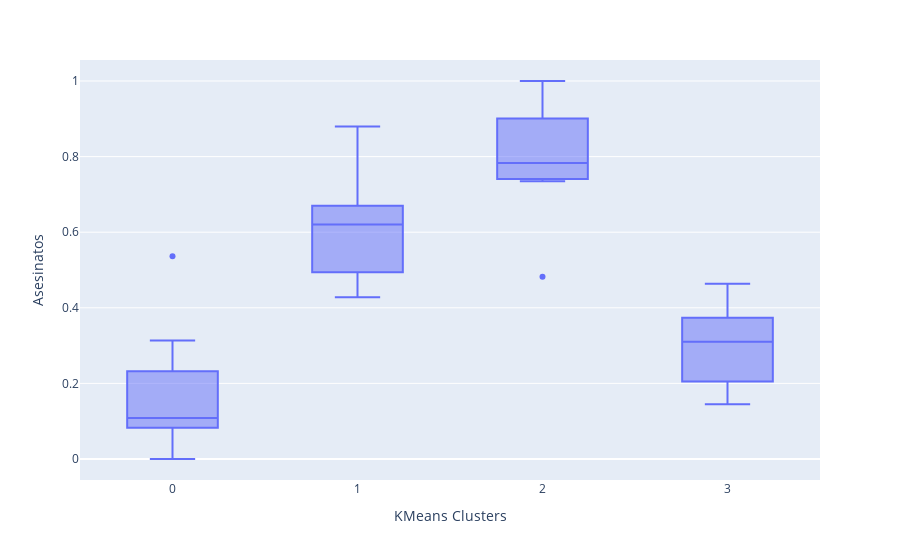
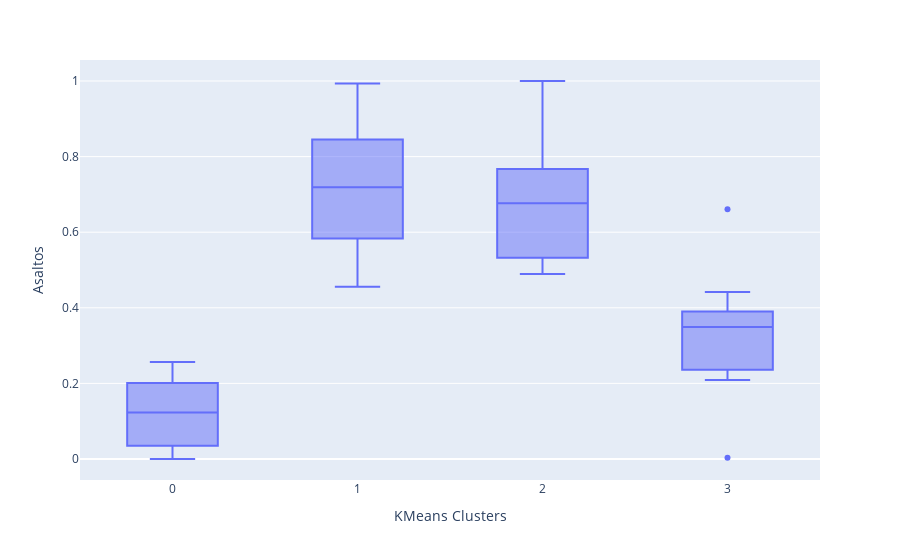
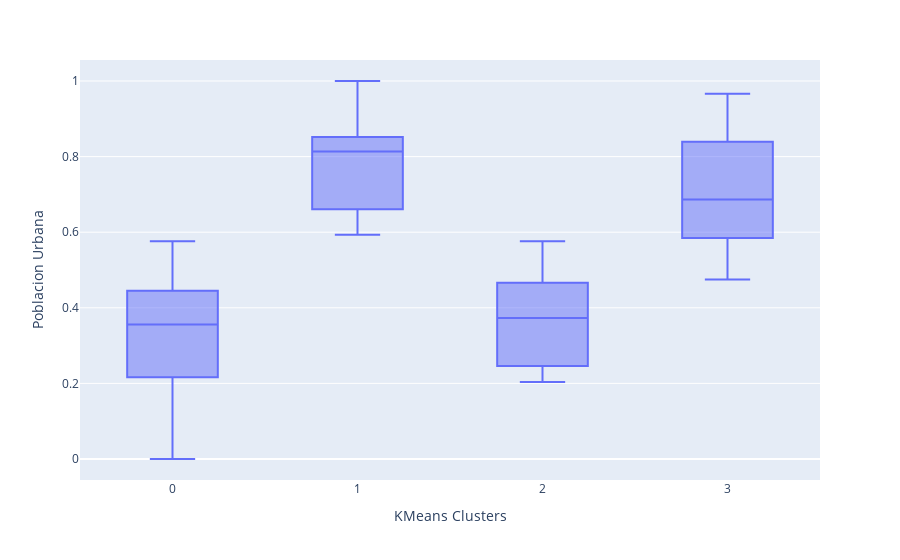
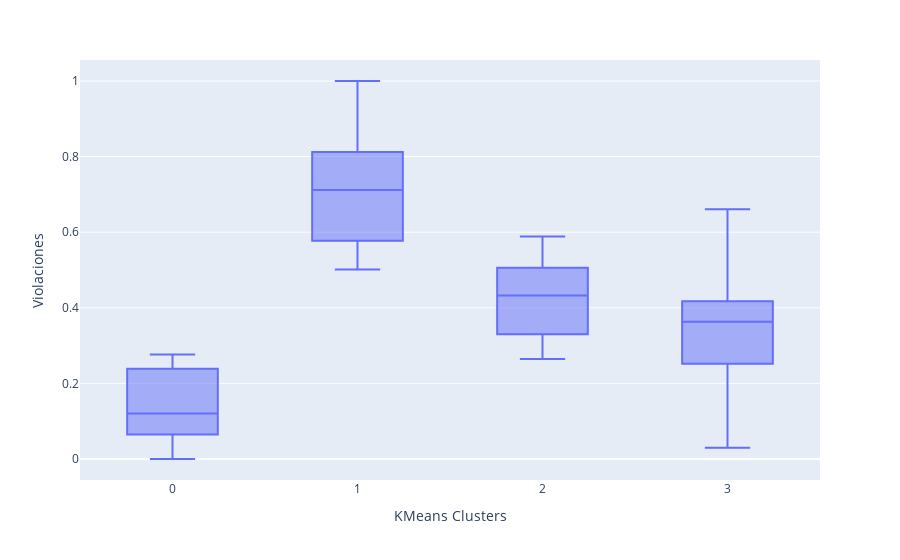

Notebook cell for these charts, in order:
### Markdown cell above
4. Interpretación de Resultados y Validación del Modelo: 
* Interpretar los clusters y verificar si representan zonas de "alta" y "baja peligrosidad". Explicar qué representa cada cluster y la calidad de la agrupación basada en las métricas.

### Code cell
for crimen in columns:
  fig = px.box(df_crimenes_norm, x="KMeans Clusters", y=crimen)
  fig.show()

### Figure 1 — Plotly figure (JSON) as saved in the notebook; plotly's stock layout.template omitted (floating-point values rounded to 4 significant figures)
{"data": [{"alignmentgroup": "True", "hovertemplate": "KMeans Clusters=%{x}<br>Asesinatos=%{y}<extra></extra>", "legendgroup": "", "marker": {"color": "#636efa"}, "name": "", "notched": false, "offsetgroup": "", "orientation": "v", "showlegend": false, "type": "box", "x": [2, 1, 2, 1, 1, 3, 3, 1, 2, 3, 0, 1, 3, 0, 3, 0, 2, 0, 1, 3, 1, 0, 2, 1, 0, 0, 0, 3, 1, 1, 2, 0, 3, 3, 3, 3, 3, 2, 0, 2, 1, 3, 0, 3, 3, 0, 0, 3], "x0": " ", "xaxis": "x", "y": [0.747, 0.4398, 0.4819, 0.494, 0.4277, 0.1506, 0.3072, 0.8795, 1, 0.2711, 0.1084, 0.5783, 0.3855, 0.08434, 0.3133, 0.5361, 0.8795, 0.07831, 0.6325, 0.2169, 0.6807, 0.1145, 0.9217, 0.494, 0.3133, 0.2108, 0.07831, 0.3976, 0.6386, 0.6205, 0.7349, 0, 0.3916, 0.3494, 0.247, 0.3313, 0.1566, 0.8193, 0.1807, 0.747, 0.7169, 0.1446, 0.08434, 0.4639, 0.1928, 0.2952, 0.1084, 0.3614], "y0": " ", "yaxis": "y"}], "layout": {"boxmode": "group", "legend": {"tracegroupgap": 0}, "margin": {"t": 60}, "xaxis": {"anchor": "y", "domain": [0, 1], "title": {"text": "KMeans Clusters"}}, "yaxis": {"anchor": "x", "domain": [0, 1], "title": {"text": "Asesinatos"}}}}

### Figure 2 — Plotly figure (JSON) as saved in the notebook; plotly's stock layout.template omitted (floating-point values rounded to 4 significant figures)
{"data": [{"alignmentgroup": "True", "hovertemplate": "KMeans Clusters=%{x}<br>Asaltos=%{y}<extra></extra>", "legendgroup": "", "marker": {"color": "#636efa"}, "name": "", "notched": false, "offsetgroup": "", "orientation": "v", "showlegend": false, "type": "box", "x": [2, 1, 2, 1, 1, 3, 3, 1, 2, 3, 0, 1, 3, 0, 3, 0, 2, 0, 1, 3, 1, 0, 2, 1, 0, 0, 0, 3, 1, 1, 2, 0, 3, 3, 3, 3, 3, 2, 0, 2, 1, 3, 0, 3, 3, 0, 0, 3], "x0": " ", "xaxis": "x", "y": [0.6541, 0.8527, 0.4966, 0.7911, 0.5445, 0.2226, 0.661, 0.9932, 0.5685, 0.003425, 0.2568, 0.6986, 0.2329, 0.03767, 0.2397, 0.2192, 0.6986, 0.1301, 0.8733, 0.3562, 0.7192, 0.09247, 0.7329, 0.4555, 0.2192, 0.1952, 0.0411, 0.3904, 0.8219, 0.7158, 1, 0, 0.2568, 0.363, 0.3904, 0.2089, 0.4418, 0.8014, 0.1404, 0.4897, 0.5342, 0.2568, 0.01027, 0.3801, 0.3425, 0.1233, 0.0274, 0.3973], "y0": " ", "yaxis": "y"}], "layout": {"boxmode": "group", "legend": {"tracegroupgap": 0}, "margin": {"t": 60}, "xaxis": {"anchor": "y", "domain": [0, 1], "title": {"text": "KMeans Clusters"}}, "yaxis": {"anchor": "x", "domain": [0, 1], "title": {"text": "Asaltos"}}}}

### Figure 3 — Plotly figure (JSON) as saved in the notebook; plotly's stock layout.template omitted (floating-point values rounded to 4 significant figures)
{"data": [{"alignmentgroup": "True", "hovertemplate": "KMeans Clusters=%{x}<br>Poblacion Urbana=%{y}<extra></extra>", "legendgroup": "", "marker": {"color": "#636efa"}, "name": "", "notched": false, "offsetgroup": "", "orientation": "v", "showlegend": false, "type": "box", "x": [2, 1, 2, 1, 1, 3, 3, 1, 2, 3, 0, 1, 3, 0, 3, 0, 2, 0, 1, 3, 1, 0, 2, 1, 0, 0, 0, 3, 1, 1, 2, 0, 3, 3, 3, 3, 3, 2, 0, 2, 1, 3, 0, 3, 3, 0, 0, 3], "x0": " ", "xaxis": "x", "y": [0.4407, 0.8136, 0.3051, 1, 0.7797, 0.7627, 0.678, 0.8136, 0.4746, 0.8644, 0.3729, 0.8644, 0.5593, 0.4237, 0.5763, 0.339, 0.5763, 0.322, 0.5932, 0.8983, 0.7119, 0.5763, 0.2034, 0.6441, 0.3559, 0.5085, 0.4068, 0.9661, 0.6441, 0.9153, 0.2203, 0.2034, 0.7288, 0.6102, 0.5932, 0.678, 0.9322, 0.2712, 0.2203, 0.4576, 0.8136, 0.8136, 0, 0.5254, 0.6949, 0.1186, 0.5763, 0.4746], "y0": " ", "yaxis": "y"}], "layout": {"boxmode": "group", "legend": {"tracegroupgap": 0}, "margin": {"t": 60}, "xaxis": {"anchor": "y", "domain": [0, 1], "title": {"text": "KMeans Clusters"}}, "yaxis": {"anchor": "x", "domain": [0, 1], "title": {"text": "Poblacion Urbana"}}}}

### Figure 4 — Plotly figure (JSON) as saved in the notebook; plotly's stock layout.template omitted (floating-point values rounded to 4 significant figures)
{"data": [{"alignmentgroup": "True", "hovertemplate": "KMeans Clusters=%{x}<br>Violaciones=%{y}<extra></extra>", "legendgroup": "", "marker": {"color": "#636efa"}, "name": "", "notched": false, "offsetgroup": "", "orientation": "v", "showlegend": false, "type": "box", "x": [2, 1, 2, 1, 1, 3, 3, 1, 2, 3, 0, 1, 3, 0, 3, 0, 2, 0, 1, 3, 1, 0, 2, 1, 0, 0, 0, 3, 1, 1, 2, 0, 3, 3, 3, 3, 3, 2, 0, 2, 1, 3, 0, 3, 3, 0, 0, 3], "x0": " ", "xaxis": "x", "y": [0.4174, 0.7117, 0.3664, 1, 0.9429, 0.1141, 0.2553, 0.7387, 0.5556, 0.3874, 0.2072, 0.5015, 0.4114, 0.1201, 0.3213, 0.2703, 0.4474, 0.01502, 0.6156, 0.2703, 0.8348, 0.2282, 0.2943, 0.6276, 0.2733, 0.2763, 0.06607, 0.3453, 0.7447, 0.5646, 0.2643, 0, 0.4234, 0.3814, 0.6607, 0.2282, 0.03003, 0.4565, 0.1652, 0.5886, 0.5465, 0.4685, 0.1171, 0.4024, 0.5676, 0.06006, 0.1051, 0.2492], "y0": " ", "yaxis": "y"}], "layout": {"boxmode": "group", "legend": {"tracegroupgap": 0}, "margin": {"t": 60}, "xaxis": {"anchor": "y", "domain": [0, 1], "title": {"text": "KMeans Clusters"}}, "yaxis": {"anchor": "x", "domain": [0, 1], "title": {"text": "Violaciones"}}}}
